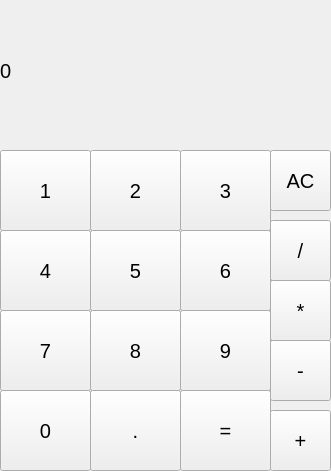
<?xml version="1.0" encoding="UTF-8"?>
<ui version="4.0">
 <class>MainWindow</class>
 <widget class="QMainWindow" name="MainWindow">
  <property name="geometry">
   <rect>
    <x>0</x>
    <y>0</y>
    <width>331</width>
    <height>471</height>
   </rect>
  </property>
  <property name="windowTitle">
   <string>MainWindow</string>
  </property>
  <widget class="QWidget" name="centralwidget">
   <widget class="QLabel" name="label">
    <property name="geometry">
     <rect>
      <x>0</x>
      <y>0</y>
      <width>331</width>
      <height>141</height>
     </rect>
    </property>
    <property name="font">
     <font>
      <pointsize>15</pointsize>
     </font>
    </property>
    <property name="midLineWidth">
     <number>0</number>
    </property>
    <property name="text">
     <string>0</string>
    </property>
    <property name="margin">
     <number>20</number>
    </property>
   </widget>
   <widget class="QPushButton" name="btn_1">
    <property name="geometry">
     <rect>
      <x>0</x>
      <y>150</y>
      <width>91</width>
      <height>81</height>
     </rect>
    </property>
    <property name="font">
     <font>
      <pointsize>15</pointsize>
     </font>
    </property>
    <property name="text">
     <string>1</string>
    </property>
   </widget>
   <widget class="QPushButton" name="btn_2">
    <property name="geometry">
     <rect>
      <x>90</x>
      <y>150</y>
      <width>91</width>
      <height>81</height>
     </rect>
    </property>
    <property name="font">
     <font>
      <pointsize>15</pointsize>
     </font>
    </property>
    <property name="text">
     <string>2</string>
    </property>
   </widget>
   <widget class="QPushButton" name="btn_3">
    <property name="geometry">
     <rect>
      <x>180</x>
      <y>150</y>
      <width>91</width>
      <height>81</height>
     </rect>
    </property>
    <property name="font">
     <font>
      <pointsize>15</pointsize>
     </font>
    </property>
    <property name="text">
     <string>3</string>
    </property>
   </widget>
   <widget class="QPushButton" name="btn_4">
    <property name="geometry">
     <rect>
      <x>0</x>
      <y>230</y>
      <width>91</width>
      <height>81</height>
     </rect>
    </property>
    <property name="font">
     <font>
      <pointsize>15</pointsize>
     </font>
    </property>
    <property name="text">
     <string>4</string>
    </property>
   </widget>
   <widget class="QPushButton" name="btn_5">
    <property name="geometry">
     <rect>
      <x>90</x>
      <y>230</y>
      <width>91</width>
      <height>81</height>
     </rect>
    </property>
    <property name="font">
     <font>
      <pointsize>15</pointsize>
     </font>
    </property>
    <property name="text">
     <string>5</string>
    </property>
   </widget>
   <widget class="QPushButton" name="btn_6">
    <property name="geometry">
     <rect>
      <x>180</x>
      <y>230</y>
      <width>91</width>
      <height>81</height>
     </rect>
    </property>
    <property name="font">
     <font>
      <pointsize>15</pointsize>
     </font>
    </property>
    <property name="text">
     <string>6</string>
    </property>
   </widget>
   <widget class="QPushButton" name="btn_7">
    <property name="geometry">
     <rect>
      <x>0</x>
      <y>310</y>
      <width>91</width>
      <height>81</height>
     </rect>
    </property>
    <property name="font">
     <font>
      <pointsize>15</pointsize>
     </font>
    </property>
    <property name="text">
     <string>7</string>
    </property>
   </widget>
   <widget class="QPushButton" name="btn_8">
    <property name="geometry">
     <rect>
      <x>90</x>
      <y>310</y>
      <width>91</width>
      <height>81</height>
     </rect>
    </property>
    <property name="font">
     <font>
      <pointsize>15</pointsize>
     </font>
    </property>
    <property name="text">
     <string>8</string>
    </property>
   </widget>
   <widget class="QPushButton" name="btn_9">
    <property name="geometry">
     <rect>
      <x>180</x>
      <y>310</y>
      <width>91</width>
      <height>81</height>
     </rect>
    </property>
    <property name="font">
     <font>
      <pointsize>15</pointsize>
     </font>
    </property>
    <property name="text">
     <string>9</string>
    </property>
   </widget>
   <widget class="QPushButton" name="btn_0">
    <property name="geometry">
     <rect>
      <x>0</x>
      <y>390</y>
      <width>91</width>
      <height>81</height>
     </rect>
    </property>
    <property name="font">
     <font>
      <pointsize>15</pointsize>
     </font>
    </property>
    <property name="text">
     <string>0</string>
    </property>
   </widget>
   <widget class="QPushButton" name="btn_point">
    <property name="geometry">
     <rect>
      <x>90</x>
      <y>390</y>
      <width>91</width>
      <height>81</height>
     </rect>
    </property>
    <property name="font">
     <font>
      <pointsize>15</pointsize>
     </font>
    </property>
    <property name="text">
     <string>.</string>
    </property>
   </widget>
   <widget class="QPushButton" name="btn_equally">
    <property name="geometry">
     <rect>
      <x>180</x>
      <y>390</y>
      <width>91</width>
      <height>81</height>
     </rect>
    </property>
    <property name="font">
     <font>
      <pointsize>15</pointsize>
     </font>
    </property>
    <property name="text">
     <string>=</string>
    </property>
   </widget>
   <widget class="QPushButton" name="btn_plus">
    <property name="geometry">
     <rect>
      <x>270</x>
      <y>410</y>
      <width>61</width>
      <height>61</height>
     </rect>
    </property>
    <property name="font">
     <font>
      <pointsize>15</pointsize>
     </font>
    </property>
    <property name="text">
     <string>+</string>
    </property>
   </widget>
   <widget class="QPushButton" name="btn_minus">
    <property name="geometry">
     <rect>
      <x>270</x>
      <y>340</y>
      <width>61</width>
      <height>61</height>
     </rect>
    </property>
    <property name="font">
     <font>
      <pointsize>15</pointsize>
     </font>
    </property>
    <property name="text">
     <string>-</string>
    </property>
   </widget>
   <widget class="QPushButton" name="btn_ymnoh">
    <property name="geometry">
     <rect>
      <x>270</x>
      <y>280</y>
      <width>61</width>
      <height>61</height>
     </rect>
    </property>
    <property name="font">
     <font>
      <pointsize>15</pointsize>
     </font>
    </property>
    <property name="text">
     <string>*</string>
    </property>
   </widget>
   <widget class="QPushButton" name="btn_del">
    <property name="geometry">
     <rect>
      <x>270</x>
      <y>220</y>
      <width>61</width>
      <height>61</height>
     </rect>
    </property>
    <property name="font">
     <font>
      <pointsize>15</pointsize>
     </font>
    </property>
    <property name="text">
     <string>/</string>
    </property>
   </widget>
   <widget class="QPushButton" name="btn_clear">
    <property name="geometry">
     <rect>
      <x>270</x>
      <y>150</y>
      <width>61</width>
      <height>61</height>
     </rect>
    </property>
    <property name="font">
     <font>
      <pointsize>15</pointsize>
     </font>
    </property>
    <property name="text">
     <string>AC</string>
    </property>
   </widget>
  </widget>
 </widget>
 <resources/>
 <connections/>
</ui>
